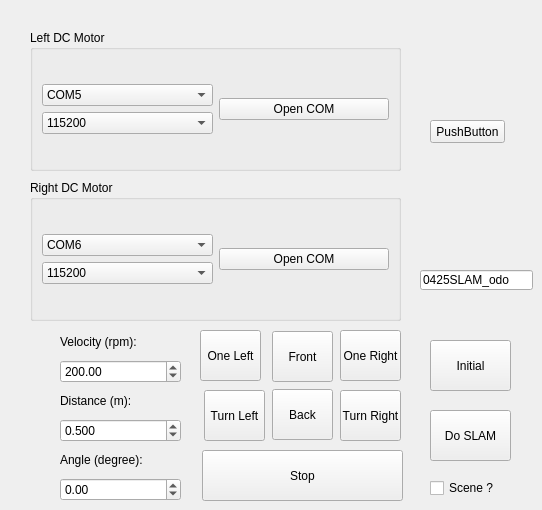
         <widget class="QWidget" name="tab_5">
          <attribute name="title">
           <string>DC Motor</string>
          </attribute>
          <widget class="QPushButton" name="pushButton_dcmotor_right">
           <property name="enabled">
            <bool>true</bool>
           </property>
           <property name="geometry">
            <rect>
             <x>340</x>
             <y>390</y>
             <width>61</width>
             <height>51</height>
            </rect>
           </property>
           <property name="sizePolicy">
            <sizepolicy hsizetype="Fixed" vsizetype="Fixed">
             <horstretch>0</horstretch>
             <verstretch>0</verstretch>
            </sizepolicy>
           </property>
           <property name="contextMenuPolicy">
            <enum>Qt::DefaultContextMenu</enum>
           </property>
           <property name="text">
            <string>Turn Right</string>
           </property>
           <property name="checkable">
            <bool>false</bool>
           </property>
           <property name="autoRepeat">
            <bool>false</bool>
           </property>
           <property name="autoExclusive">
            <bool>false</bool>
           </property>
           <property name="default">
            <bool>false</bool>
           </property>
           <property name="flat">
            <bool>false</bool>
           </property>
          </widget>
          <widget class="QPushButton" name="pushButton_dcmotor_front">
           <property name="enabled">
            <bool>true</bool>
           </property>
           <property name="geometry">
            <rect>
             <x>272</x>
             <y>331</y>
             <width>61</width>
             <height>51</height>
            </rect>
           </property>
           <property name="sizePolicy">
            <sizepolicy hsizetype="Fixed" vsizetype="Fixed">
             <horstretch>0</horstretch>
             <verstretch>0</verstretch>
            </sizepolicy>
           </property>
           <property name="contextMenuPolicy">
            <enum>Qt::DefaultContextMenu</enum>
           </property>
           <property name="text">
            <string>Front</string>
           </property>
           <property name="checkable">
            <bool>false</bool>
           </property>
           <property name="autoRepeat">
            <bool>false</bool>
           </property>
           <property name="autoExclusive">
            <bool>false</bool>
           </property>
           <property name="default">
            <bool>false</bool>
           </property>
           <property name="flat">
            <bool>false</bool>
           </property>
          </widget>
          <widget class="QPushButton" name="pushButton_dcmotor_stop">
           <property name="geometry">
            <rect>
             <x>202</x>
             <y>450</y>
             <width>201</width>
             <height>51</height>
            </rect>
           </property>
           <property name="text">
            <string>Stop</string>
           </property>
          </widget>
          <widget class="QPushButton" name="pushButton_dcmotor_left">
           <property name="enabled">
            <bool>true</bool>
           </property>
           <property name="geometry">
            <rect>
             <x>204</x>
             <y>390</y>
             <width>61</width>
             <height>51</height>
            </rect>
           </property>
           <property name="sizePolicy">
            <sizepolicy hsizetype="Fixed" vsizetype="Fixed">
             <horstretch>0</horstretch>
             <verstretch>0</verstretch>
            </sizepolicy>
           </property>
           <property name="contextMenuPolicy">
            <enum>Qt::DefaultContextMenu</enum>
           </property>
           <property name="text">
            <string>Turn Left</string>
           </property>
           <property name="checkable">
            <bool>false</bool>
           </property>
           <property name="autoRepeat">
            <bool>false</bool>
           </property>
           <property name="autoExclusive">
            <bool>false</bool>
           </property>
           <property name="default">
            <bool>false</bool>
           </property>
           <property name="flat">
            <bool>false</bool>
           </property>
          </widget>
          <widget class="QPushButton" name="pushButton_dcmotor_back">
           <property name="enabled">
            <bool>true</bool>
           </property>
           <property name="geometry">
            <rect>
             <x>272</x>
             <y>389</y>
             <width>61</width>
             <height>51</height>
            </rect>
           </property>
           <property name="sizePolicy">
            <sizepolicy hsizetype="Fixed" vsizetype="Fixed">
             <horstretch>0</horstretch>
             <verstretch>0</verstretch>
            </sizepolicy>
           </property>
           <property name="contextMenuPolicy">
            <enum>Qt::DefaultContextMenu</enum>
           </property>
           <property name="text">
            <string>Back</string>
           </property>
           <property name="checkable">
            <bool>false</bool>
           </property>
           <property name="autoRepeat">
            <bool>false</bool>
           </property>
           <property name="autoExclusive">
            <bool>false</bool>
           </property>
           <property name="default">
            <bool>false</bool>
           </property>
           <property name="flat">
            <bool>false</bool>
           </property>
          </widget>
          <widget class="QWidget" name="layoutWidget">
           <property name="geometry">
            <rect>
             <x>60</x>
             <y>330</y>
             <width>121</width>
             <height>171</height>
            </rect>
           </property>
           <layout class="QVBoxLayout" name="verticalLayout_2">
            <item>
             <widget class="QLabel" name="label_14">
              <property name="text">
               <string>Velocity (rpm):</string>
              </property>
             </widget>
            </item>
            <item>
             <widget class="QDoubleSpinBox" name="doubleSpinBox_dcmotor_velocity">
              <property name="minimum">
               <double>-4500.000000000000000</double>
              </property>
              <property name="maximum">
               <double>4500.000000000000000</double>
              </property>
              <property name="singleStep">
               <double>0.100000000000000</double>
              </property>
              <property name="value">
               <double>200.000000000000000</double>
              </property>
             </widget>
            </item>
            <item>
             <widget class="QLabel" name="label_21">
              <property name="text">
               <string>Distance (m):</string>
              </property>
             </widget>
            </item>
            <item>
             <widget class="QDoubleSpinBox" name="doubleSpinBox_dcmotor_distance">
              <property name="decimals">
               <number>3</number>
              </property>
              <property name="minimum">
               <double>0.000000000000000</double>
              </property>
              <property name="maximum">
               <double>10000000.000000000000000</double>
              </property>
              <property name="singleStep">
               <double>0.100000000000000</double>
              </property>
              <property name="value">
               <double>0.500000000000000</double>
              </property>
             </widget>
            </item>
            <item>
             <widget class="QLabel" name="label_22">
              <property name="text">
               <string>Angle (degree):</string>
              </property>
             </widget>
            </item>
            <item>
             <widget class="QDoubleSpinBox" name="doubleSpinBox_dcmotor_angle">
              <property name="minimum">
               <double>-360.000000000000000</double>
              </property>
              <property name="maximum">
               <double>360.000000000000000</double>
              </property>
              <property name="singleStep">
               <double>0.100000000000000</double>
              </property>
              <property name="value">
               <double>0.000000000000000</double>
              </property>
             </widget>
            </item>
           </layout>
          </widget>
          <widget class="QGroupBox" name="groupBox_right_dcmotor">
           <property name="geometry">
            <rect>
             <x>30</x>
             <y>180</y>
             <width>371</width>
             <height>141</height>
            </rect>
           </property>
           <property name="title">
            <string>Right DC Motor</string>
           </property>
           <layout class="QVBoxLayout" name="verticalLayout">
            <item>
             <layout class="QHBoxLayout" name="horizontalLayout_3">
              <item>
               <layout class="QVBoxLayout" name="verticalLayout_3">
                <item>
                 <widget class="QComboBox" name="comboBox_dcmotor_right_comport">
                  <property name="currentIndex">
                   <number>5</number>
                  </property>
                  <item>
                   <property name="text">
                    <string>COM1</string>
                   </property>
                  </item>
                  <item>
                   <property name="text">
                    <string>COM2</string>
                   </property>
                  </item>
                  <item>
                   <property name="text">
                    <string>COM3</string>
                   </property>
                  </item>
                  <item>
                   <property name="text">
                    <string>COM4</string>
                   </property>
                  </item>
                  <item>
                   <property name="text">
                    <string>COM5</string>
                   </property>
                  </item>
                  <item>
                   <property name="text">
                    <string>COM6</string>
                   </property>
                  </item>
                  <item>
                   <property name="text">
                    <string>COM7</string>
                   </property>
                  </item>
                  <item>
                   <property name="text">
                    <string>COM8</string>
                   </property>
                  </item>
                  <item>
                   <property name="text">
                    <string>COM9</string>
                   </property>
                  </item>
                  <item>
                   <property name="text">
                    <string>COM10</string>
                   </property>
                  </item>
                  <item>
                   <property name="text">
                    <string>COM11</string>
                   </property>
                  </item>
                  <item>
                   <property name="text">
                    <string>COM12</string>
                   </property>
                  </item>
                  <item>
                   <property name="text">
                    <string>COM13</string>
                   </property>
                  </item>
                  <item>
                   <property name="text">
                    <string>COM14</string>
                   </property>
                  </item>
                  <item>
                   <property name="text">
                    <string>COM15</string>
                   </property>
                  </item>
                  <item>
                   <property name="text">
                    <string>COM16</string>
                   </property>
                  </item>
                  <item>
                   <property name="text">
                    <string>COM17</string>
                   </property>
                  </item>
                  <item>
                   <property name="text">
                    <string>COM18</string>
                   </property>
                  </item>
                  <item>
                   <property name="text">
                    <string>COM19</string>
                   </property>
                  </item>
                  <item>
                   <property name="text">
                    <string>COM20</string>
                   </property>
                  </item>
                  <item>
                   <property name="text">
                    <string>COM21</string>
                   </property>
                  </item>
                  <item>
                   <property name="text">
                    <string>COM22</string>
                   </property>
                  </item>
                  <item>
                   <property name="text">
                    <string>COM23</string>
                   </property>
                  </item>
                  <item>
                   <property name="text">
                    <string>COM24</string>
                   </property>
                  </item>
                  <item>
                   <property name="text">
                    <string>COM25</string>
                   </property>
                  </item>
                 </widget>
                </item>
                <item>
                 <widget class="QComboBox" name="comboBox_dcmotor_right_baudrate">
                  <property name="currentIndex">
                   <number>3</number>
                  </property>
                  <item>
                   <property name="text">
                    <string>9600</string>
                   </property>
                  </item>
                  <item>
                   <property name="text">
                    <string>19200</string>
                   </property>
                  </item>
                  <item>
                   <property name="text">
                    <string>38400</string>
                   </property>
                  </item>
                  <item>
                   <property name="text">
                    <string>115200</string>
                   </property>
                  </item>
                 </widget>
                </item>
               </layout>
              </item>
              <item>
               <widget class="QPushButton" name="pushButton_dcmotor_right_comport">
                <property name="text">
                 <string>Open COM</string>
                </property>
               </widget>
              </item>
             </layout>
            </item>
           </layout>
          </widget>
          <widget class="QGroupBox" name="groupBox_left_dcmotor">
           <property name="geometry">
            <rect>
             <x>30</x>
             <y>30</y>
             <width>371</width>
             <height>141</height>
            </rect>
           </property>
           <property name="title">
            <string>Left DC Motor</string>
           </property>
           <layout class="QVBoxLayout" name="verticalLayout_4">
            <item>
             <layout class="QHBoxLayout" name="horizontalLayout_4">
              <item>
               <layout class="QVBoxLayout" name="verticalLayout_6">
                <item>
                 <widget class="QComboBox" name="comboBox_dcmotor_left_comport">
                  <property name="currentIndex">
                   <number>4</number>
                  </property>
                  <item>
                   <property name="text">
                    <string>COM1</string>
                   </property>
                  </item>
                  <item>
                   <property name="text">
                    <string>COM2</string>
                   </property>
                  </item>
                  <item>
                   <property name="text">
                    <string>COM3</string>
                   </property>
                  </item>
                  <item>
                   <property name="text">
                    <string>COM4</string>
                   </property>
                  </item>
                  <item>
                   <property name="text">
                    <string>COM5</string>
                   </property>
                  </item>
                  <item>
                   <property name="text">
                    <string>COM6</string>
                   </property>
                  </item>
                  <item>
                   <property name="text">
                    <string>COM7</string>
                   </property>
                  </item>
                  <item>
                   <property name="text">
                    <string>COM8</string>
                   </property>
                  </item>
                  <item>
                   <property name="text">
                    <string>COM9</string>
                   </property>
                  </item>
                  <item>
                   <property name="text">
                    <string>COM10</string>
                   </property>
                  </item>
                  <item>
                   <property name="text">
                    <string>COM11</string>
                   </property>
                  </item>
                  <item>
                   <property name="text">
                    <string>COM12</string>
                   </property>
                  </item>
                  <item>
                   <property name="text">
                    <string>COM13</string>
                   </property>
                  </item>
                  <item>
                   <property name="text">
                    <string>COM14</string>
                   </property>
                  </item>
                  <item>
                   <property name="text">
                    <string>COM15</string>
                   </property>
                  </item>
                  <item>
                   <property name="text">
                    <string>COM16</string>
                   </property>
                  </item>
                  <item>
                   <property name="text">
                    <string>COM17</string>
                   </property>
                  </item>
                  <item>
                   <property name="text">
                    <string>COM18</string>
                   </property>
                  </item>
                  <item>
                   <property name="text">
                    <string>COM19</string>
                   </property>
                  </item>
                  <item>
                   <property name="text">
                    <string>COM20</string>
                   </property>
                  </item>
                  <item>
                   <property name="text">
                    <string>COM21</string>
                   </property>
                  </item>
                  <item>
                   <property name="text">
                    <string>COM22</string>
                   </property>
                  </item>
                  <item>
                   <property name="text">
                    <string>COM23</string>
                   </property>
                  </item>
                  <item>
                   <property name="text">
                    <string>COM24</string>
                   </property>
                  </item>
                  <item>
                   <property name="text">
                    <string>COM25</string>
                   </property>
                  </item>
                 </widget>
                </item>
                <item>
                 <widget class="QComboBox" name="comboBox_dcmotor_left_baudrate">
                  <property name="currentIndex">
                   <number>3</number>
                  </property>
                  <item>
                   <property name="text">
                    <string>9600</string>
                   </property>
                  </item>
                  <item>
                   <property name="text">
                    <string>19200</string>
                   </property>
                  </item>
                  <item>
                   <property name="text">
                    <string>38400</string>
                   </property>
                  </item>
                  <item>
                   <property name="text">
                    <string>115200</string>
                   </property>
                  </item>
                 </widget>
                </item>
               </layout>
              </item>
              <item>
               <widget class="QPushButton" name="pushButton_dcmotor_left_comport">
                <property name="text">
                 <string>Open COM</string>
                </property>
               </widget>
              </item>
             </layout>
            </item>
           </layout>
          </widget>
          <widget class="QPushButton" name="pushButton_13">
           <property name="geometry">
            <rect>
             <x>430</x>
             <y>120</y>
             <width>75</width>
             <height>23</height>
            </rect>
           </property>
           <property name="text">
            <string>PushButton</string>
           </property>
          </widget>
          <widget class="QLineEdit" name="lineEdit_dcmotor_odometer">
           <property name="geometry">
            <rect>
             <x>420</x>
             <y>270</y>
             <width>113</width>
             <height>20</height>
            </rect>
           </property>
           <property name="text">
            <string>0425SLAM_odo</string>
           </property>
          </widget>
          <widget class="QPushButton" name="pushButton_slam_navi_init">
           <property name="geometry">
            <rect>
             <x>430</x>
             <y>340</y>
             <width>81</width>
             <height>51</height>
            </rect>
           </property>
           <property name="text">
            <string>Initial</string>
           </property>
          </widget>
          <widget class="QPushButton" name="pushButton_dcmotor_oneleft">
           <property name="enabled">
            <bool>true</bool>
           </property>
           <property name="geometry">
            <rect>
             <x>200</x>
             <y>330</y>
             <width>61</width>
             <height>51</height>
            </rect>
           </property>
           <property name="sizePolicy">
            <sizepolicy hsizetype="Fixed" vsizetype="Fixed">
             <horstretch>0</horstretch>
             <verstretch>0</verstretch>
            </sizepolicy>
           </property>
           <property name="contextMenuPolicy">
            <enum>Qt::DefaultContextMenu</enum>
           </property>
           <property name="text">
            <string>One Left</string>
           </property>
           <property name="checkable">
            <bool>false</bool>
           </property>
           <property name="autoRepeat">
            <bool>false</bool>
           </property>
           <property name="autoExclusive">
            <bool>false</bool>
           </property>
           <property name="default">
            <bool>false</bool>
           </property>
           <property name="flat">
            <bool>false</bool>
           </property>
          </widget>
          <widget class="QPushButton" name="pushButton_dcmotor_oneright">
           <property name="enabled">
            <bool>true</bool>
           </property>
           <property name="geometry">
            <rect>
             <x>340</x>
             <y>330</y>
             <width>61</width>
             <height>51</height>
            </rect>
           </property>
           <property name="sizePolicy">
            <sizepolicy hsizetype="Fixed" vsizetype="Fixed">
             <horstretch>0</horstretch>
             <verstretch>0</verstretch>
            </sizepolicy>
           </property>
           <property name="contextMenuPolicy">
            <enum>Qt::DefaultContextMenu</enum>
           </property>
           <property name="text">
            <string>One Right</string>
           </property>
           <property name="checkable">
            <bool>false</bool>
           </property>
           <property name="autoRepeat">
            <bool>false</bool>
           </property>
           <property name="autoExclusive">
            <bool>false</bool>
           </property>
           <property name="default">
            <bool>false</bool>
           </property>
           <property name="flat">
            <bool>false</bool>
           </property>
          </widget>
          <widget class="QPushButton" name="pushButton_slam_navi">
           <property name="geometry">
            <rect>
             <x>430</x>
             <y>410</y>
             <width>81</width>
             <height>51</height>
            </rect>
           </property>
           <property name="text">
            <string>Do SLAM</string>
           </property>
          </widget>
          <widget class="QCheckBox" name="checkBox_slam_navi_scene">
           <property name="geometry">
            <rect>
             <x>430</x>
             <y>480</y>
             <width>73</width>
             <height>16</height>
            </rect>
           </property>
           <property name="text">
            <string>Scene ?</string>
           </property>
          </widget>
         </widget>
